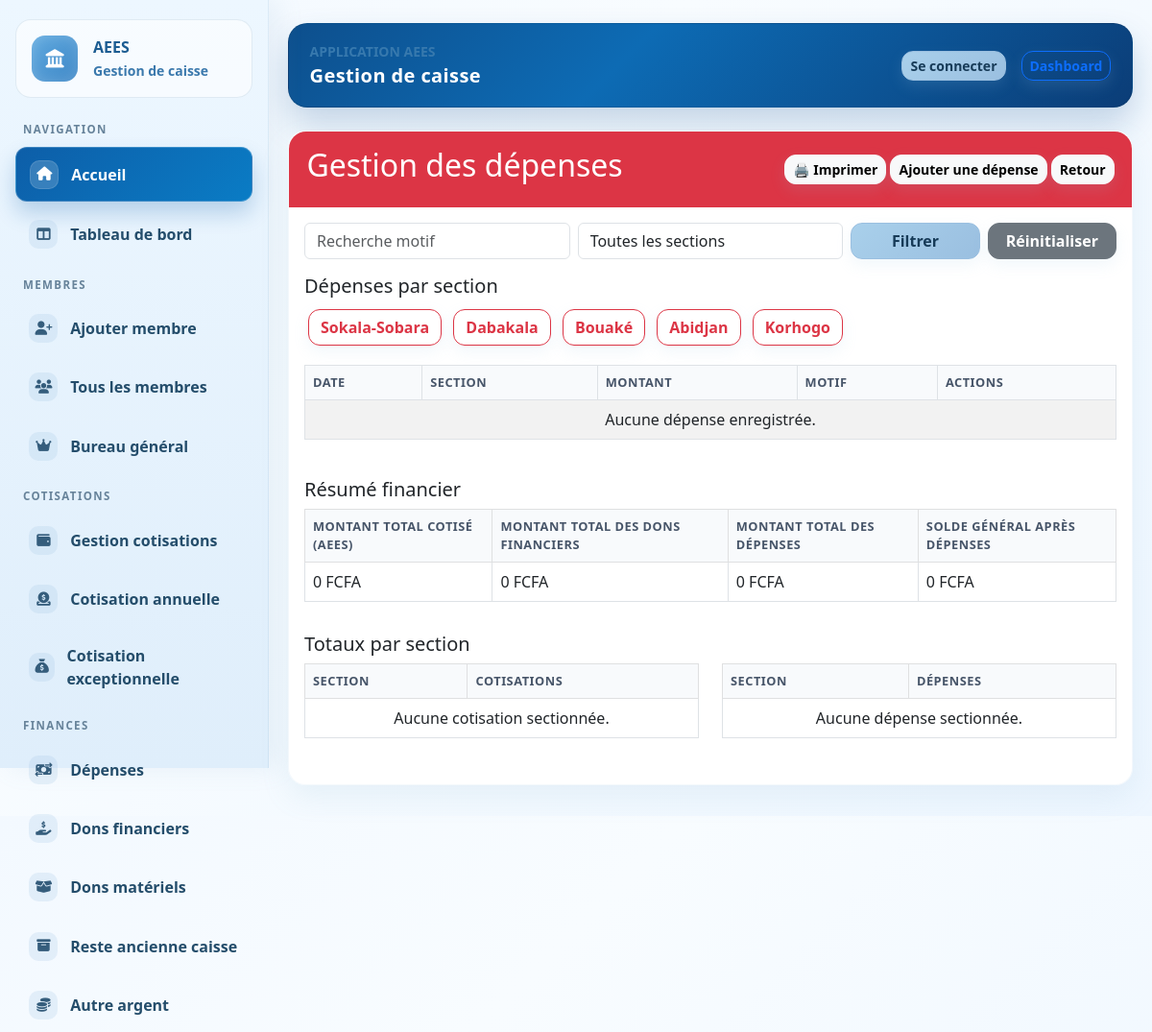
/depenses/, run on the app's committed database.
### caisse/models.py (models this page shows, shortened)
class Section(models.Model):
    nom = models.CharField(max_length=100, unique=True)
    class Meta:
        verbose_name = 'section'
        verbose_name_plural = 'sections'

### caisse/views.py (the view, shortened to what this page needs)
# urls.py: path('depenses/', views.DepenseListView.as_view(), name='depense_list'),
class DepenseListView(ListView):
    model = Depense
    template_name = 'caisse/depense_list.html'
    context_object_name = 'depenses'
    paginate_by = 20
    def get_queryset(self):
        queryset = super().get_queryset().select_related('section').order_by('-date')
        section = self.request.GET.get('section', '')
        query = self.request.GET.get('q', '')
        if section:
            queryset = queryset.filter(section__id=section)
        if query:
            queryset = queryset.filter(motif__icontains=query)
        return queryset
    def get_context_data(self, **kwargs):
        context = super().get_context_data(**kwargs)
        context['sections'] = Section.objects.all()
        context['query'] = self.request.GET.get('q', '')
        context['selected_section'] = self.request.GET.get('section', '')
        context['total_depenses_global'] = Depense.objects.aggregate(total=Sum('montant'))['total'] or 0
        context['total_cotisations'] = Cotisation.objects.aggregate(total=Sum('montant'))['total'] or 0
        context['total_dons'] = DonFinancier.objects.aggregate(total=Sum('montant'))['total'] or 0
        context['solde_general'] = (context['total_cotisations'] + context['total_dons'] - context['total_depenses_global'])
        context['depenses_par_section'] = Depense.objects.values('section__nom').annotate(total=Sum('montant')).order_by('section__nom')
        context['cotisations_par_section'] = Cotisation.objects.values('membre__section__nom').annotate(total=Sum('montant')).order_by('membre__section__nom')
        section_id = self.request.GET.get('section')
        return context

### caisse/templates/caisse/depense_list.html (shortened to what this page needs)
{% extends 'caisse/base.html' %}
{% block content %}
<div class="card">
    <div class="card-header bg-danger text-white d-flex justify-content-between align-items-center">
        <h2>Gestion des dépenses</h2>
        <div>
            <button class="btn btn-light btn-sm" onclick="window.print()">🖨️ Imprimer</button>
            <a href="{% url 'caisse:depense_create' %}" class="btn btn-light btn-sm">Ajouter une dépense</a>
            <a href="{% url 'caisse:index' %}" class="btn btn-light btn-sm">Retour</a>
        </div>
    </div>
    <div class="card-body">
        <form method="get" class="mb-3 row g-2">
            <div class="col-md-4">
                <input type="text" name="q" class="form-control" placeholder="Recherche motif" value="{{ query }}">
            </div>
            <div class="col-md-4">
                <select name="section" class="form-control">
                    <option value="">Toutes les sections</option>
                </select>
            </div>
            <div class="col-md-2">
                <button type="submit" class="btn btn-primary w-100">Filtrer</button>
            </div>
            <div class="col-md-2">
                <a href="{% url 'caisse:depense_list' %}" class="btn btn-secondary w-100">Réinitialiser</a>
            </div>
        </form>
        <h5>Dépenses par section</h5>
        <div class="mb-3">
            {% for section in sections %}
                <a href="{% url 'caisse:depenses_section_list' section.id %}"
                   class="btn btn-outline-danger m-1">
                    {{ section.nom }}
                </a>
            {% empty %}
                <p style="color:red;">Aucune section disponible</p>
            {% endfor %}
        </div>
        <div class="table-responsive">
            <table class="table table-striped table-bordered">
                <thead>
                    <tr>
                        <th>Date</th>
                        <th>Section</th>
                        <th>Montant</th>
                        <th>Motif</th>
                        <th>Actions</th>
                    </tr>
                </thead>
                <tbody>
                    {% for depense in depenses %}
                    <tr>
                        <td>{{ depense.date }}</td>
                        <td>{{ depense.section.nom }}</td>
                        <td>{{ depense.montant|floatformat:0 }} FCFA</td>
                        <td>{{ depense.motif }}</td>
                        <td>
                            <a href="{% url 'caisse:depense_update' depense.pk %}" class="btn btn-xs btn-warning">Modifier</a>
                            <a href="{% url 'caisse:depense_delete' depense.pk %}" class="btn btn-xs btn-danger">Supprimer</a>
                        </td>
                    </tr>
                    {% empty %}
                    <tr><td colspan="5" class="text-center">Aucune dépense enregistrée.</td></tr>
                    {% endfor %}
                </tbody>
            </table>
        </div>
        <div class="mt-4">
            <h5>Résumé financier</h5>
            <div class="table-responsive mb-3">
                <table class="table table-bordered">
                    <thead class="table-light">
                        <tr>
                            <th>Montant total cotisé (AEES)</th>
                            <th>Montant total des dons financiers</th>
                            <th>Montant total des dépenses</th>
                            <th>Solde général après dépenses</th>
                        </tr>
                    </thead>
                    <tbody>
                        <tr>
                            <td>{{ total_cotisations|floatformat:0 }} FCFA</td>
                            <td>{{ total_dons|floatformat:0 }} FCFA</td>
                            <td>{{ total_depenses_global|floatformat:0 }} FCFA</td>
                            <td>{{ solde_general|floatformat:0 }} FCFA</td>
                        </tr>
                    </tbody>
                </table>
            </div>
            <h5>Totaux par section</h5>
            <div class="row">
                <div class="col-md-6 mb-3">
                    <div class="table-responsive">
                        <table class="table table-bordered">
                            <thead class="table-light">
                                <tr>
                                    <th>Section</th>
                                    <th>Cotisations</th>
                                </tr>
                            </thead>
                            <tbody>
                                {% for item in cotisations_par_section %}
                                <tr>
                                    <td>{{ item.membre__section__nom }}</td>
                                    <td>{{ item.total|floatformat:0 }} FCFA</td>
                                </tr>
                                {% empty %}
                                <tr><td colspan="2" class="text-center">Aucune cotisation sectionnée.</td></tr>
                                {% endfor %}
                            </tbody>
                        </table>
                    </div>
                </div>
                <div class="col-md-6 mb-3">
                    <div class="table-responsive">
                        <table class="table table-bordered">
                            <thead class="table-light">
                                <tr>
                                    <th>Section</th>
                                    <th>Dépenses</th>
                                </tr>
                            </thead>
                            <tbody>
                                {% for item in depenses_par_section %}
                                <tr>
                                    <td>{{ item.section__nom }}</td>
                                    <td>{{ item.total|floatformat:0 }} FCFA</td>
                                </tr>
                                {% empty %}
                                <tr><td colspan="2" class="text-center">Aucune dépense sectionnée.</td></tr>
                                {% endfor %}
                            </tbody>
                        </table>
                    </div>
                </div>
            </div>
        </div>
    </div>
</div>
{% endblock %}

### caisse/templates/caisse/base.html (style rules this page uses)
:root { --sidebar-bg: #e3f0fb; --sidebar-soft: #f3f9ff; --primary: #9ec5e2; --primary-soft: #edf7ff; --success: #8cc7ae; --warning: #f2d58a; --danger: #e8a7a7; --gray-100: #f8fbff; --gray-200: #e6f2fb; --gray-600: #647d93; --gray-700: #38536d; --shadow-soft: 0 12px 30px rgba(126, 170, 201, 0.12); }
body { background: linear-gradient(135deg, #f3f9ff 0%, #f8fcff 35%, #edf6ff 100%); font-family: 'Segoe UI', Tahoma, Geneva, Verdana, sans-serif; color: #1f3950; }
.card { border: 0; border-radius: 18px; box-shadow: var(--shadow-soft); background: rgba(255,255,255,0.98); border: 1px solid rgba(158, 197, 226, 0.12); }
.card-header { border: 0; border-radius: 18px 18px 0 0 !important; padding: 1rem 1.15rem; }
.btn { border-radius: 12px; font-weight: 600; transition: all 0.2s ease; box-shadow: 0 6px 16px rgba(158, 197, 226, 0.14); }
.btn-primary { background: linear-gradient(135deg, #a9d0eb 0%, #9abfe0 100%); border-color: #9abfe0; color: #173b58; }
.table thead th { background: #f8fafc; color: #475569; font-size: 0.8rem; text-transform: uppercase; letter-spacing: 0.04em; }

### data on the page
Section: nom "Sokala-Sobara"
Section: nom "Dabakala"
Section: nom "Bouaké"
Section: nom "Abidjan"
Section: nom "Korhogo"

### other printed values
{{ total_cotisations|floatformat:0 }} "0"
{{ total_dons|floatformat:0 }} "0"
{{ total_depenses_global|floatformat:0 }} "0"
{{ solde_general|floatformat:0 }} "0"
